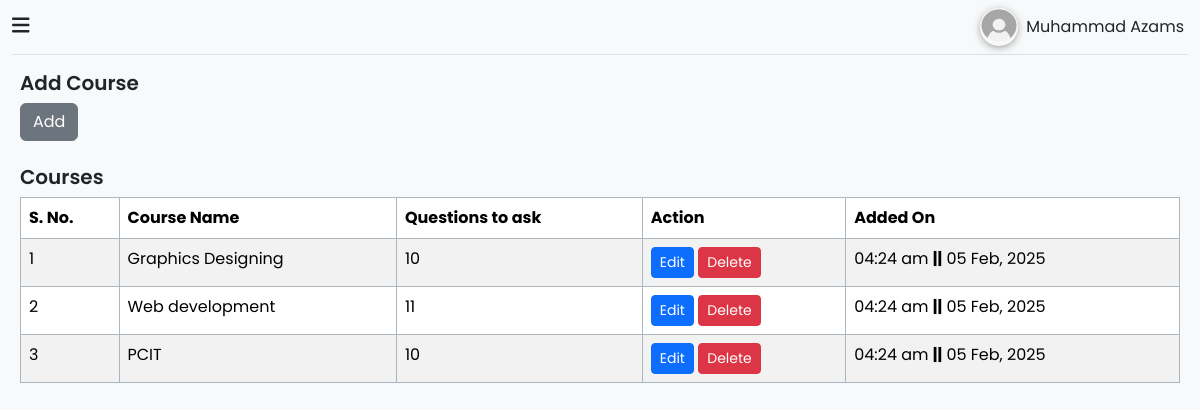
The page /admin/courses.php (signed in) on the database its author committed.
### tables this page shows
CREATE TABLE `users` (
  `id` int NOT NULL,
  `name` varchar(255) NOT NULL,
  `email` varchar(300) NOT NULL,
  `password` varchar(500) NOT NULL,
  `is_deleted` tinyint(1) NOT NULL DEFAULT '0',
  `created_at` datetime NOT NULL DEFAULT CURRENT_TIMESTAMP
);

CREATE TABLE `courses` (
  `id` int NOT NULL,
  `name` varchar(255) NOT NULL,
  `questions_to_ask` int NOT NULL,
  `is_deleted` tinyint(1) NOT NULL DEFAULT '0',
  `created_at` datetime NOT NULL DEFAULT CURRENT_TIMESTAMP
);

### admin/components/sidebar.php (called while the page is built, shortened)
<?php
require "../_config.php";
$user_id = $_SESSION['user_id'];
$get_user_sql = "SELECT * FROM `users` WHERE `id`='$user_id'";
$get_user_res = mysqli_query($conn, $get_user_sql);
$user_data = mysqli_fetch_assoc($get_user_res);
?>

### admin/courses.php (the view, shortened to what this page needs)
<?php
require "../_config.php";
?>
<!DOCTYPE html>
<html lang="en">
<head>
    <?php include "components/css_links.php" ?>
</head>
<body>
    <div class="container-fluid ">
        <div class="row flex-nowrap h-100">
            <?php include "components/sidebar.php" ?>
            <div class=" content bg-light">
                <?php include "components/header.php" ?>
                <section class="py-3 px-2">
                    <div class="row mb-4">
                        <div class="col">
                            <h5 class="fw-semibold">Add Course</h5>
                            <button class="btn btn-secondary" id="add-course-btn" data-bs-toggle="modal" data-bs-target="#course-modal">Add</button>
                        </div>
                    </div>
                    <div class="row flex-column ">
                        <div class="col">
                            <h5 class="fw-semibold">Courses</h5>
                        </div>
                        <div class="col">
                            <div class="table-responsive">
                                <table id="course-table" class="table table-striped table-bordered table-hover border-dark-subtle">
                                    <thead>
                                        <tr>
                                            <th>S. No.</th>
                                            <th>Course Name</th>
                                            <th>Questions to ask</th>
                                            <th class="action-btns">Action</th>
                                            <th>Added On</th>
                                        </tr>
                                    </thead>
                                    <tbody>
                                        <?php
                                        $get_sql = "SELECT * FROM `courses` WHERE `is_deleted` = '0' ORDER BY `id` DESC";
                                        $get_res = mysqli_query($conn, $get_sql);
                                        $i = 1;
                                        while ($course = mysqli_fetch_assoc($get_res)) {
                                            echo '<tr>
                                                <td>' . $i++ . '</td>
                                                <td>' . $course['name'] . '</td>
                                                <td>' . $course['questions_to_ask'] . '</td>
                                                <td>
                                                    <button class="btn btn-sm btn-primary edit-course-btn"
                                                        data-course-id="' . $course['id'] . '"
                                                        data-course-name="' . $course['name'] . '"
                                                        data-course-questions_to_ask="' . $course['questions_to_ask'] . '"
                                                    >Edit</button>
                                                    <button class="btn btn-sm btn-danger del-btn" data-course-id="' . $course['id'] . '" data-course-name="' . $course['name'] . '">Delete</button>
                                                </td>
                                                <td>' . date('h:i a <b>||</b> d M, Y', strtotime($course['created_at'])) . '</td>
                                            </tr>';
                                        }
                                        ?>
                                    </tbody>
                                </table>
                            </div>
                        </div>
                    </div>
                </section>
            </div>
        </div>
    </div>
</body>
</html>

### admin/components/header.php (shortened to what this page needs)
<header class="border-bottom  py-2" id="header">
    <div class="row align-items-center justify-content-between position-relative">
        <div class="col-auto ">
            <i class="fa-solid fa-bars fs-5 cursor-pointer"></i>
        </div>
        <div class="col-auto row align-items-center ">
            <div class="user-btn col-auto row column-gap-2 align-items-center px-3 mx-0 cursor-pointer">
                <div class="col-auto px-0">
                    <img
                        src="../src/img/user.png"
                        onerror="this.onerror=null;this.src='../src/img/user.png';"
                        class=" rounded-circle user-pic" alt="User Pic">
                </div>
                <div class="col-auto px-0 d-sm-block d-none">
                    <p class="m-0"><?php echo $user_data['name'] ?></p>
                </div>
            </div>
        </div>
    </div>
</header>

### src/css/_utils.css (style rules this page uses)
:root { --danger-color: #d00c0c; }
* { font-family: "Poppins", serif; box-sizing: border-box; }
.cursor-pointer { cursor: pointer; }

### admin/src/css/_sidebar_header.css (style rules this page uses)
.container-fluid { min-height: 100vh !important; }
.container-fluid .content { transition: .5s; min-height: 100vh; }
.content { width: calc(100vw - 17px - 250px); }
.user-pic { width: 38px; height: 38px; box-shadow: 0px 2px 10px -2px #777777; }
@media screen and (max-width: 1200px) { .content { width: 100vw; } }

### rows shown on the page
users: name "Muhammad Azams"
courses: name "Graphics Designing", questions_to_ask "10", created_at "04:24 am || 05 Feb, 2025"
courses: name "Web development", questions_to_ask "11", created_at "04:24 am || 05 Feb, 2025"
courses: name "PCIT", questions_to_ask "10", created_at "04:24 am || 05 Feb, 2025"
